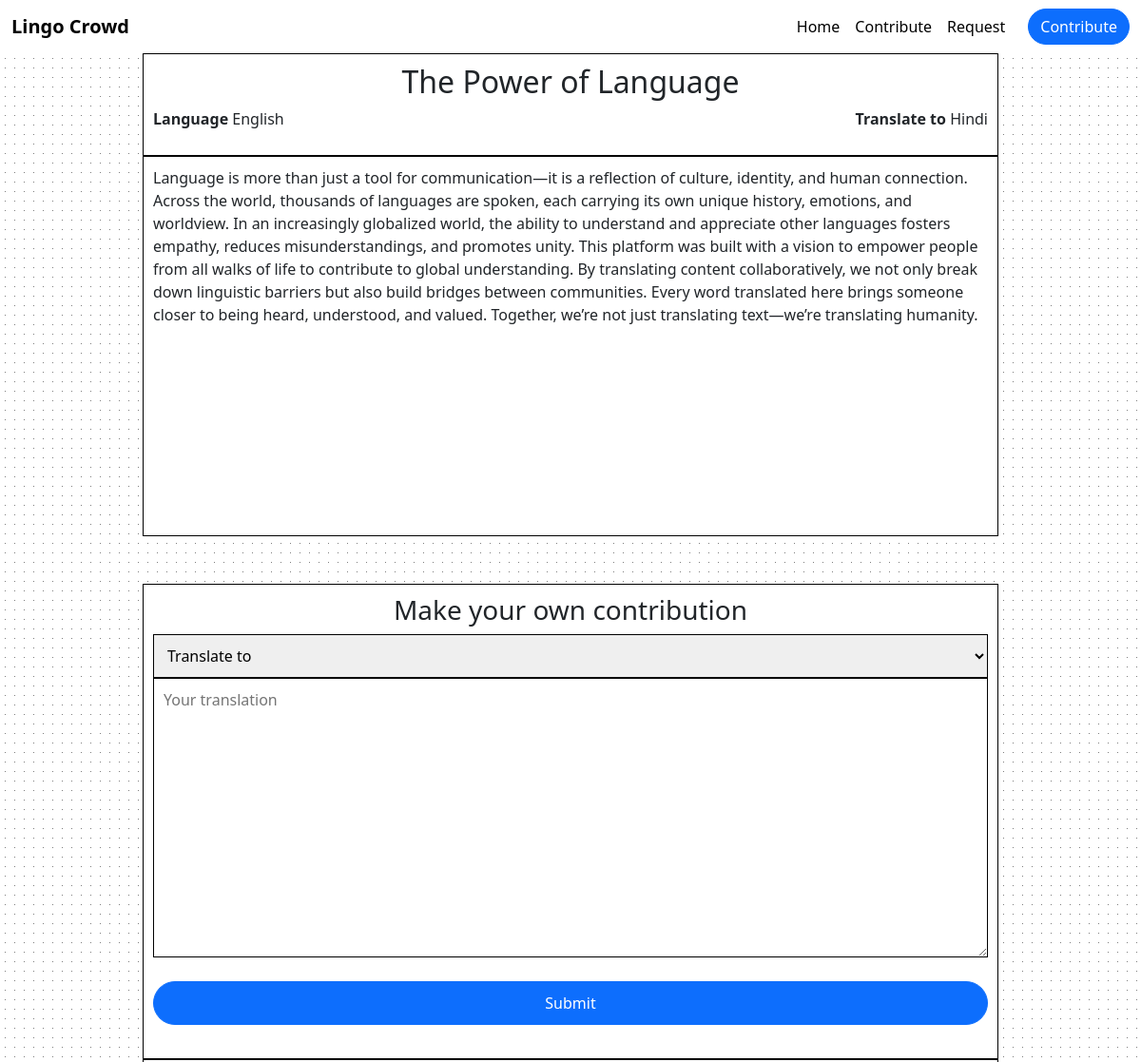
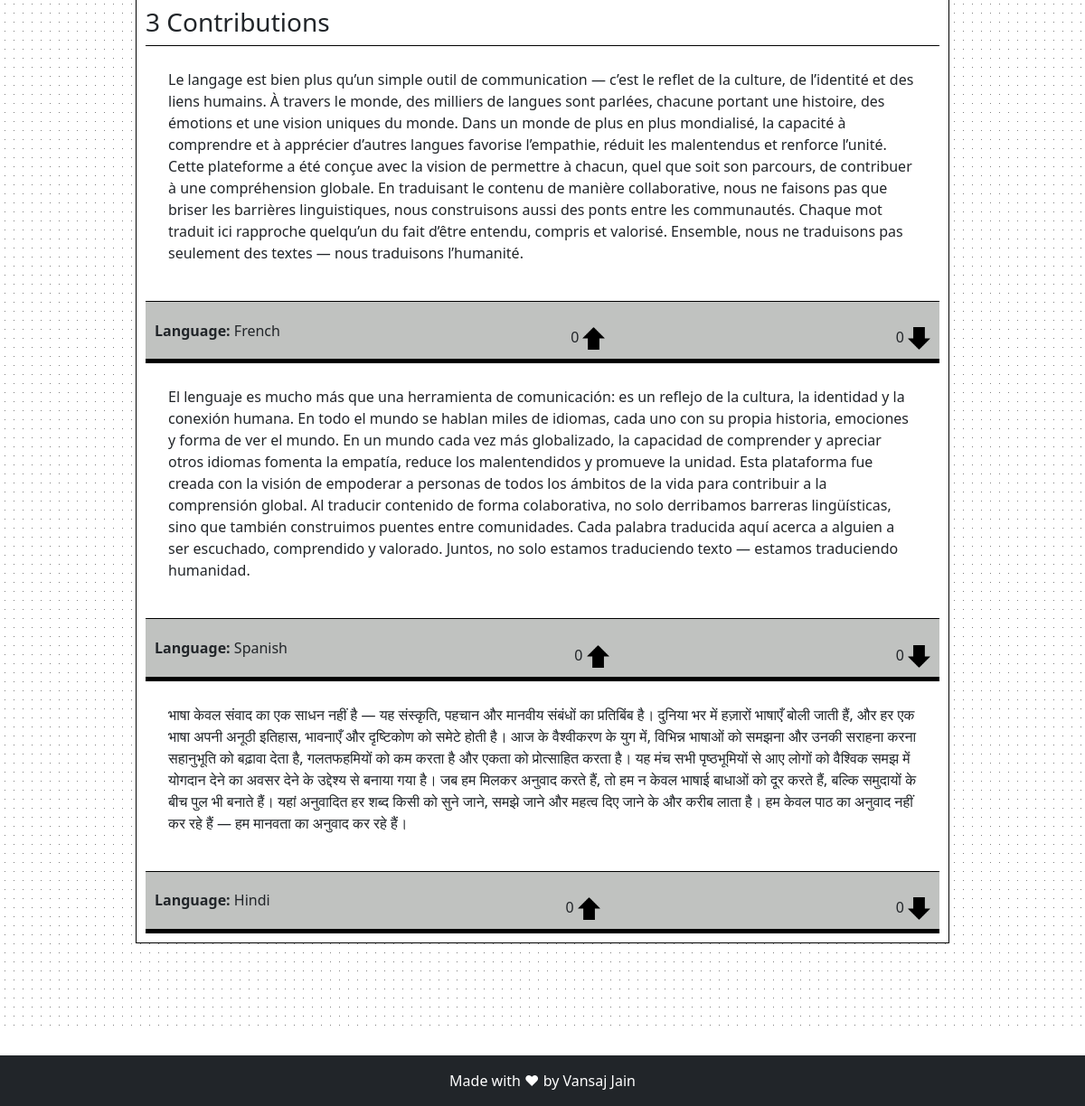
The page /view/5e9ioITL on the database its author committed (2 pictures, top to bottom).
### tables this page shows
CREATE TABLE request(
request_id INTEGER PRIMARY KEY AUTOINCREMENT,
request_text TEXT NOT NULL,
language TEXT NOT NULL,
translate_to NOT NULL
, title TEXT NOT NULL, search_id TEXT);

CREATE TABLE contributions (
    contribution_id INTEGER PRIMARY KEY AUTOINCREMENT,
    request_id INTEGER NOT NULL,
    contribution_text TEXT NOT NULL,
    language TEXT NOT NULL,
    upvote INTEGER DEFAULT 0,
    downvote INTEGER DEFAULT 0,
    FOREIGN KEY (request_id) REFERENCES request(request_id)
);

### app.py (the view, shortened to what this page needs)
@app.route("/view/<search_id>", methods=["POST", "GET"])
def view(search_id):
    conn = sqlite3.connect(db_name)
    cur = conn.cursor()
    cur.execute(
        "SELECT request_id, title, request_text, language, translate_to FROM request WHERE search_id=?", (search_id,))
    response = cur.fetchone()
    request_id, title, content, language, translate_to = response
    ip = get_ip()
    cur.execute(
        """
        SELECT contribution_id, contribution_text, language, upvote, downvote
        FROM contributions
        WHERE request_id=?
        """, (request_id,)
    )
    result = cur.fetchall()[::-1]
    conn.close()
    return render_template("view.html",
                           languages=languages,
                           title=title,
                           language=language,
                           translate_to=translate_to,
                           content=content,
                           contribution_list=result,
                           total_contributions=len(result),
                           search_id=search_id
                           )

### app.py (called while the page is built)
def get_ip():
    if request.environ.get('HTTP_X_FORWARDED_FOR'):
        ip = request.environ['HTTP_X_FORWARDED_FOR']
    else:
        ip = request.remote_addr
    return ip

### templates/view.html (shortened to what this page needs)
{% extends "layout.html" %}
{% block main %}
    <div class="view-container">
        <div class="view-head">
            <h2>{{ title }}</h2>
            <div class="language-translate">
                <p><b>Language</b> {{ language }}</p>
                <p><b>Translate to</b> {{ translate_to }}</p>
            </div>
        </div>
        <div class="view-detail">
            <p>{{ content }}</p>
        </div>
        <form action="{{ url_for('view', search_id=search_id) }}" method="POST" class="your-contribution">
            <h3>Make your own contribution</h3>
            <select id="translate" name="contribution-language" required>
                <option value="" disabled selected>Translate to</option>
            </select>
            <textarea id="add-contribution" name="add-contribution" placeholder="Your translation" required></textarea>
            <button type="submit" class="btn btn-primary rounded-pill">Submit</button>
        </form>
        <div class="contribute">
            <div class="contribute-count">
                <h3>{{ total_contributions }} Contributions</h3>
            </div>
            {% for c in contribution_list %}
                <div class="contributions">
                    <p class="contributions-content">{{ c[1] }}</p>
                    <div class="votings">
                        <p><b>Language:</b> {{ c[2] }}</p>
                        <form method="POST" action="{{ url_for('view', search_id=search_id) }}">
                            <p>
                                {{ c[3] }}
                                <button type="submit" class="up-vote">
                                    <img src="{{ url_for('static', filename='vote_symbol.png') }}" alt="up vote">
                                </button>
                            </p>
                        </form>
                        <form method="POST" action="{{ url_for('view', search_id=search_id) }}">
                            <p>
                                {{ c[4] }}
                                <button type="submit" class="down-vote">
                                    <img src="{{ url_for('static', filename='vote_symbol.png') }}" alt="down vote">
                                </button>
                            </p>
                        </form>
                    </div>
                </div>
            {% endfor %}
            </div>
        </div>
    </div>
{% endblock %}

### static/styles.css (style rules this page uses)
html, body { height: 100%; margin: 0; padding: 0; }
body { display: flex; flex-direction: column; min-height: 100vh; }
.view-container { display: flex; flex-direction: column; align-items: center; height: 100%; width: 75%; margin: auto; }
.view-head, .view-detail { border: 1px solid black; background: white; }
.view-head { width: 100%; padding: 10px; text-align: center; }
.language-translate { display: flex; width: 100%; justify-content: space-between; margin: 0; }
.view-detail { padding: 10px; overflow-y: scroll; height: 25em; width: 100%; }
.your-contribution { width: 100%; margin-top: 50px; padding: 10px; background: white; border: 1px solid black; height: 500px; }
.your-contribution textarea { width: 100%; height: 75%; padding: 10px; border: 1px solid black; }
.your-contribution select { width: 100%; padding: 10px; border: 1px solid black; }
.your-contribution button { width: 100%; padding: 10px; }
.contribute { display: block; width: 100%; background: white; padding: 10px; border: 1px solid black; margin-bottom: 100px; }
.contributions { overflow-y: scroll; border-bottom: 5px solid black; margin: 0; }
.contributions-content { padding: 25px; }
.contribute-count { border-bottom: 1px solid black; }
.votings { display: flex; justify-content: space-between; align-items: center; border-top: 1px solid black; background: #c0c2c0; margin: 0; padding: 10px; }
.votings button, .votings p { margin: 0; padding: 0; }
.up-vote, .down-vote { border: none; background: #c0c2c0; }
.up-vote img, .down-vote img { width: 25px; height: 25px; }
.down-vote img { transform: rotate(180deg); }
form { display: flex; align-items: center; flex-direction: column; padding-top: 2%; }
form button { margin: 25px; }

### rows shown on the page
request: title "The Power of Language", language "English", request_text "Language is more than just a tool for communication—it is a reflection of culture, identity, and human connection. Across the world, thousands of languages are spoken, each carrying its own unique history, emotions, and worldview. In an increasingly globalized world, the ability to understand and appreciate other languages fosters empathy, reduces misunderstandings, and promotes unity. This platform was built with a vision to empower people from all walks of life to contribute to global understanding. By translating content collaboratively, we not only break down linguistic barriers but also build bridges between communities. Every word translated here brings someone closer to being heard,…"
contributions: contribution_text "Le langage est bien plus qu’un simple outil de communication — c’est le reflet de la culture, de l’identité et des liens humains. À travers le monde, des milliers de langues sont parlées, chacune portant une histoire, des émotions et une vision uniques du monde. Dans un monde de plus en plus mondialisé, la capacité à comprendre et à apprécier d’autres langues favorise l’empathie, réduit les malentendus et renforce l’unité. Cette plateforme a été conçue avec la vision de permettre à chacun, quel que soit son parcours, de contribuer à une compréhension globale. En traduisant le contenu de manière collaborative, nous ne faisons pas que briser les barrières linguistiques, nous construisons…", language "French", upvote "0", downvote "0"
contributions: contribution_text "El lenguaje es mucho más que una herramienta de comunicación: es un reflejo de la cultura, la identidad y la conexión humana. En todo el mundo se hablan miles de idiomas, cada uno con su propia historia, emociones y forma de ver el mundo. En un mundo cada vez más globalizado, la capacidad de comprender y apreciar otros idiomas fomenta la empatía, reduce los malentendidos y promueve la unidad. Esta plataforma fue creada con la visión de empoderar a personas de todos los ámbitos de la vida para contribuir a la comprensión global. Al traducir contenido de forma colaborativa, no solo derribamos barreras lingüísticas, sino que también construimos puentes entre comunidades. Cada palabra traducida…", language "Spanish", upvote "0", downvote "0"
contributions: contribution_text "भाषा केवल संवाद का एक साधन नहीं है — यह संस्कृति, पहचान और मानवीय संबंधों का प्रतिबिंब है। दुनिया भर में हज़ारों भाषाएँ बोली जाती हैं, और हर एक भाषा अपनी अनूठी इतिहास, भावनाएँ और दृष्टिकोण को समेटे होती है। आज के वैश्वीकरण के युग में, विभिन्न भाषाओं को समझना और उनकी सराहना करना सहानुभूति को बढ़ावा देता है, गलतफहमियों को कम करता है और एकता को प्रोत्साहित करता है। यह मंच सभी पृष्ठभूमियों से आए लोगों को वैश्विक समझ में योगदान देने का अवसर देने के उद्देश्य से बनाया गया है। जब हम मिलकर अनुवाद करते हैं, तो हम न केवल भाषाई बाधाओं को दूर करते हैं, बल्कि समुदायों के बीच पुल भी बनाते हैं। यहां अनुवादित हर शब्द किसी को सुने जाने, समझे जाने और महत्व दिए जाने के और करीब लाता है। हम केवल पाठ का अनुवाद…", language "Hindi", upvote "0", downvote "0"

### other values the page prints
{{ total_contributions }} "3"
